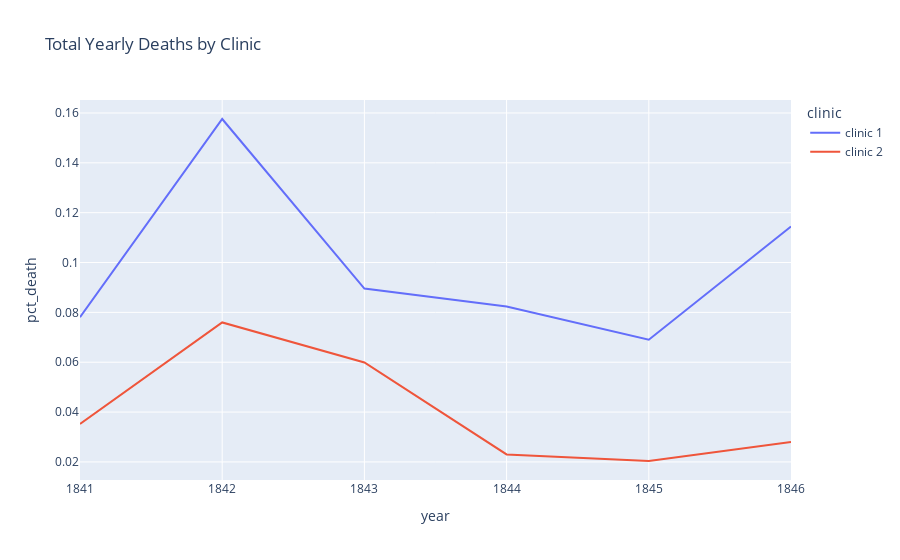

Notebook code cell kept with this figure:
### Markdown cell above
### Plotting the Proportion of Yearly Deaths by Clinic

### Code cell
line = px.line(df_yearly, 
               x='year', 
               y='pct_death',
               color='clinic',
               title='Total Yearly Deaths by Clinic')
 
line.show()

### Figure 1 — Plotly figure (JSON) as saved in the notebook; plotly's stock layout.template omitted (floating-point values rounded to 4 significant figures)
{"data": [{"hovertemplate": "clinic=clinic 1<br>year=%{x}<br>pct_death=%{y}<extra></extra>", "legendgroup": "clinic 1", "line": {"color": "#636efa", "dash": "solid"}, "marker": {"symbol": "circle"}, "mode": "lines", "name": "clinic 1", "orientation": "v", "showlegend": true, "type": "scatter", "x": [1841, 1842, 1843, 1844, 1845, 1846], "xaxis": "x", "y": [0.07806, 0.1576, 0.08954, 0.08236, 0.06901, 0.1145], "yaxis": "y"}, {"hovertemplate": "clinic=clinic 2<br>year=%{x}<br>pct_death=%{y}<extra></extra>", "legendgroup": "clinic 2", "line": {"color": "#EF553B", "dash": "solid"}, "marker": {"symbol": "circle"}, "mode": "lines", "name": "clinic 2", "orientation": "v", "showlegend": true, "type": "scatter", "x": [1841, 1842, 1843, 1844, 1845, 1846], "xaxis": "x", "y": [0.03522, 0.07597, 0.05988, 0.023, 0.02036, 0.02797], "yaxis": "y"}], "layout": {"legend": {"title": {"text": "clinic"}, "tracegroupgap": 0}, "title": {"text": "Total Yearly Deaths by Clinic"}, "xaxis": {"anchor": "y", "domain": [0, 1], "title": {"text": "year"}}, "yaxis": {"anchor": "x", "domain": [0, 1], "title": {"text": "pct_death"}}}}
